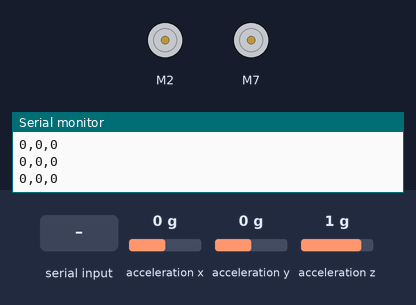
The sketch below on a simulated Arduino Uno, built with avr-gcc and run on an emulated ATmega328P. Shown: 2 × DC motor (green arrow = forward, orange = backward, longer = faster), the last lines printed to the serial monitor. Inputs (shaded band) come from the test bench; at power-on: acceleration x 0 g, acceleration y 0 g, acceleration z 1 g.

Above: at 1.0 s.
1.1 s: "90,45\n" received over Serial
At 1.9 s:
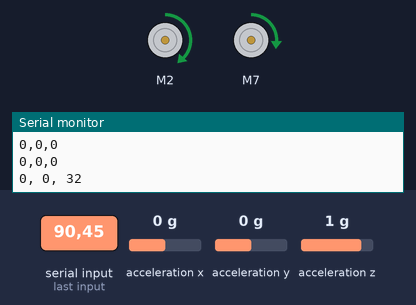
2.7 s: "30,150\n" received over Serial
At 3.3 s:
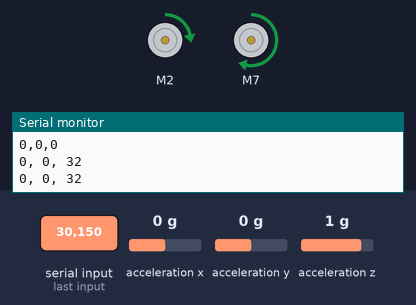
4.2 s: "90\n" received over Serial
At 6.2 s:
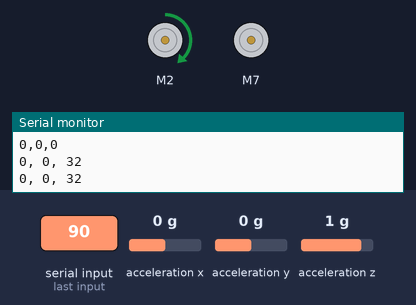
6.7 s: "200\n" received over Serial
At 8.1 s:
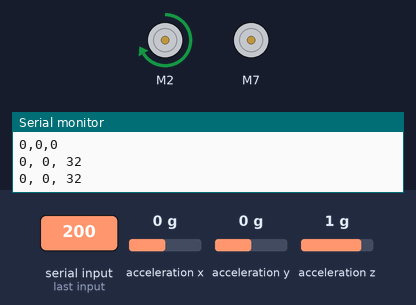
9.2 s: "1,90\n" received over Serial
At 10.4 s:
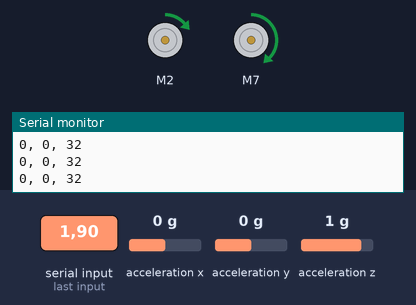
10.7 s: "1,90,45\n" received over Serial
At 12.5 s:
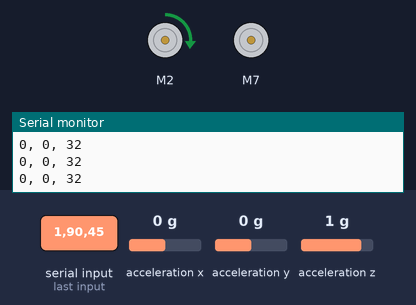
Timing chart, 0 to 14.0 s (numbered marks = the images above; inputs shaded):
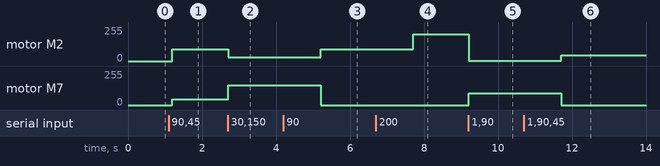

The sketch:

final_project.ino
```cpp
#include <SparkFun_ADXL345.h>         // SparkFun ADXL345 Library
// This is the library for the TB6612 that contains the class Motor and all the
// functions
#include <SparkFun_TB6612.h>

// Pins for all inputs, keep in mind the PWM defines must be on PWM pins
// the default pins listed are the ones used on the Redbot (ROB-12097) with
// the exception of STBY which the Redbot controls with a physical switch
#define AIN1 2
#define BIN1 7
#define AIN2 4
#define BIN2 8
#define PWMA 5
#define PWMB 6
#define STBY 9


// these constants are used to allow you to make your motor configuration
// line up with function names like forward.  Value can be 1 or -1
const int offsetA = 1;
const int offsetB = 1;

// Initializing motors.  The library will allow you to initialize as many
// motors as you have memory for.  If you are using functions like forward
// that take 2 motors as arguements you can either write new functions or
// call the function more than once.
Motor motor1 = Motor(AIN1, AIN2, PWMA, offsetA, STBY);
Motor motor2 = Motor(BIN1, BIN2, PWMB, offsetB, STBY);

int leftMotor = 0;
int rightMotor = 0;

/*********** COMMUNICATION SELECTION ***********/
ADXL345 adxl = ADXL345();             // USE FOR I2C COMMUNICATION

/******************** SETUP ********************/
/*          Configure ADXL345 Settings         */
void setup() {

  Serial.begin(9600);                 // Start the serial terminal

  // start the handshake
  while (Serial.available() <= 0) {
    Serial.println("0,0,0"); // send a starting message
    delay(300);            // wait 1/3 second
  }

  pinMode(2, OUTPUT);

  adxl.powerOn();                     // Power on the ADXL345

  adxl.setRangeSetting(16);           // Give the range settings
  // Accepted values are 2g, 4g, 8g or 16g
  // Higher Values = Wider Measurement Range
  // Lower Values = Greater Sensitivity

  adxl.setSpiBit(0);                  // Configure the device to be in 4 wire SPI mode when set to '0' or 3 wire SPI mode when set to 1
  // Default: Set to 1
  // SPI pins on the ATMega328: 11, 12 and 13 as reference in SPI Library

  adxl.setActivityXYZ(1, 0, 0);       // Set to activate movement detection in the axes "adxl.setActivityXYZ(X, Y, Z);" (1 == ON, 0 == OFF)
  adxl.setActivityThreshold(75);      // 62.5mg per increment   // Set activity   // Inactivity thresholds (0-255)

  adxl.setInactivityXYZ(1, 0, 0);     // Set to detect inactivity in all the axes "adxl.setInactivityXYZ(X, Y, Z);" (1 == ON, 0 == OFF)
  adxl.setInactivityThreshold(75);    // 62.5mg per increment   // Set inactivity // Inactivity thresholds (0-255)
  adxl.setTimeInactivity(10);         // How many seconds of no activity is inactive?
}

/****************** MAIN CODE ******************/
/*     Accelerometer Readings and Interrupt    */
void loop() {

  // write to the motots to control vibrations
  motor1.drive(leftMotor);
  motor2.drive(rightMotor);

  while (Serial.available()) {
    // read the values for the motors
    leftMotor = Serial.parseInt();
    rightMotor = Serial.parseInt();
    if (Serial.read() == '\n') {
      // Accelerometer Readings
      int x, y, z;
      adxl.readAccel(&x, &y, &z);         // Read the accelerometer values and store them in variables declared above x,y,z


      // Output Results to Serial
      // send over the gyroscope values
      Serial.print(x);
      Serial.print(", ");
      Serial.print(y);
      Serial.print(", ");
      Serial.println(z);
    }
  }
}
```

Measured:
- after the input at 1.1 s, motor M2: stopped → forward 90/255 after 0.10 s; motor M7: stopped → forward 45/255 after 0.10 s
- after the input at 2.7 s, motor M2: forward 90/255 → forward 30/255 at once; motor M7: forward 45/255 → forward 150/255 at once
- after the input at 4.2 s, motor M2: forward 30/255 → forward 90/255 after 1.0 s; motor M7: forward 150/255 → stopped after 1.0 s
- after the input at 6.7 s, motor M2: forward 90/255 → forward 200/255 after 1.0 s
- after the input at 9.2 s, motor M2: forward 200/255 → forward 1/255 at once; motor M7: stopped → forward 90/255 at once
- after the input at 10.7 s, motor M2: forward 1/255 → forward 45/255 after 1.0 s; motor M7: forward 90/255 → stopped after 1.0 s
